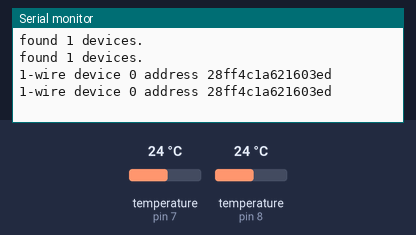
Simulated run of this sketch. Board: Arduino Pro Mini, built with avr-gcc and run on an emulated ATmega328P. Parts: the last lines printed to the serial monitor. Inputs (shaded band) come from the test bench; at power-on: temperature (sensors on pin 7, pin 8) 24 °C. Random numbers use the default seed unless the sketch sets one; no radio packets arrive unless stated.

Above: at 1.2 s.
1.3 s: temperature (sensor on pin 7) set to 12 °C
At 3.0 s:
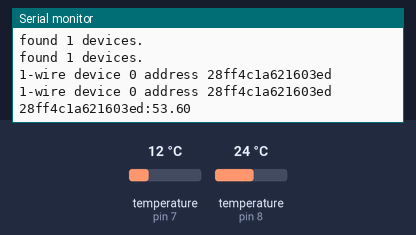
14.6 s: temperature (sensor on pin 8) set to 19 °C
At 21.4 s:
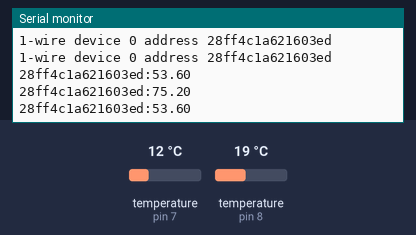
27.9 s: temperature (sensor on pin 7) set to 28 °C
At 27.9 s:
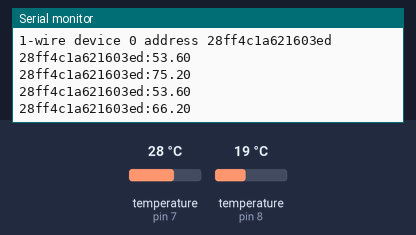
41.2 s: temperature (sensor on pin 8) set to 33 °C
At 47.4 s:
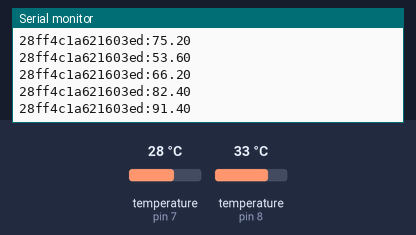
Timing chart, 0 to 48.9 s (numbered marks = the images above; inputs shaded):
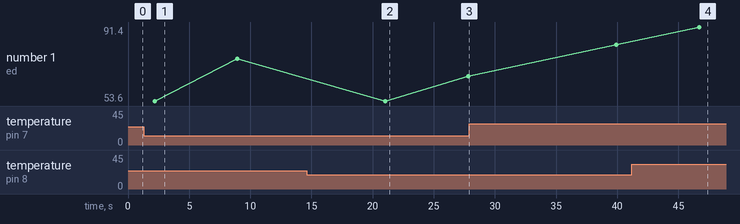

Measured:
- after the input at 1.3 s, the serial monitor: prints a new line after 0.88 s (image 1)
- after the input at 41.2 s, the serial monitor: prints a new line after 5.5 s (image 4)
- plotted number 1: 75.2 → 66.2 after the input at 14.6 s, 66.2 → 82.4 after the input at 27.9 s, 82.4 → 91.4 after the input at 41.2 s

The sketch:

rf24remotetemp.ino
```cpp
/*
RF24 Remote Temperature Node for Arduino Pro Mini + NRF24
Daniel Epperson, 2014
*/

#include "nRF24L01.h"
#include "RF24.h"
#include "printf.h"

#include <SPI.h>
#include <Narcoleptic.h>
#include <OneWire.h>
#include <DallasTemperature.h>

// this gets transmitted
typedef struct {
  int addr;
  float temp;
} Reading;

// 1-wire busses on arduino D7 and D8
#define ONE_WIRE_BUS_A 7
#define ONE_WIRE_BUS_B 8
#define TEMPERATURE_PRECISION 9

// Setup two oneWire instances
OneWire oneWireA(ONE_WIRE_BUS_A);
OneWire oneWireB(ONE_WIRE_BUS_B);
DallasTemperature sensorsA(&oneWireA);
DallasTemperature sensorsB(&oneWireB);
DeviceAddress onewire_addressesA[10];
DeviceAddress onewire_addressesB[10];
int sensorcountA = 0;
int sensorcountB = 0;

// Hardware configuration: Set up nRF24L01 radio on SPI bus plus pins 9 & 10
// ghpi rf24remote boards have ce and csn reversed so use 10 & 9
RF24 radio(10,9);

byte rf_addresses[][6] = {"1Node","2Node"};

// function to print a device address
String getAddr(DeviceAddress deviceAddress)
{
  String out = "";
  for (uint8_t i = 0; i < 8; i++)
  {
    // zero pad the address if necessary
    if (deviceAddress[i] < 16) out = out + "0";
    out = out + String(deviceAddress[i], HEX);
  }
  return out;
}


// run once at startup
void setup() {

  Serial.begin(57600);
  printf_begin();
  printf("rF24RemoteTemp starting\n\r");

  printf("1-wire A startup ... ");
  sensorsA.begin();
  Serial.print("found ");
  sensorcountA = sensorsA.getDeviceCount();
  Serial.print(sensorcountA, DEC);
  Serial.println(" devices.");

  printf("1-wire B startup ... ");
  sensorsB.begin();
  Serial.print("found ");
  sensorcountB = sensorsB.getDeviceCount();
  Serial.print(sensorcountB, DEC);
  Serial.println(" devices.");

  // find 1-wire A slave addresses
  oneWireA.reset_search();
  for (int devidx = 0; devidx < sensorcountA; devidx++)
  {
    if (!oneWireA.search(onewire_addressesA[devidx]))
    {
      Serial.print("Unable to find address for device ");
      Serial.println(devidx);
    } else {
      Serial.print("1-wire device ");
      Serial.print(devidx);
      Serial.print(" address ");
      Serial.print(getAddr(onewire_addressesA[devidx]));
      Serial.println(" ");
      // configure sensors
      sensorsA.setResolution(onewire_addressesA[devidx], TEMPERATURE_PRECISION);
    }
  }

  // find 1-wire B slave addresses
  oneWireB.reset_search();
  for (int devidx = 0; devidx < sensorcountB; devidx++)
  {
    if (!oneWireB.search(onewire_addressesB[devidx]))
    {
      Serial.print("Unable to find address for device ");
      Serial.println(devidx);
    } else {
      Serial.print("1-wire device ");
      Serial.print(devidx);
      Serial.print(" address ");
      Serial.print(getAddr(onewire_addressesB[devidx]));
      Serial.println(" ");
      // configure sensors
      sensorsA.setResolution(onewire_addressesB[devidx], TEMPERATURE_PRECISION);
    }
  }

  printf("RF24 radio startup ... \n\r");
  radio.begin();                          // Start up the radio
  radio.setAutoAck(1);                    // Ensure autoACK is enabled
  radio.setRetries(15,15);                // Max delay between retries & number of retries
  radio.openWritingPipe(rf_addresses[1]);
  radio.openReadingPipe(1, rf_addresses[0]);
  radio.enableDynamicPayloads();          // TODO: is this necessary?
  radio.setDataRate( RF24_250KBPS ) ;     // hopefully increase range
  radio.powerUp();
  radio.printDetails();                   // Dump the configuration of the rf unit for debugging
}


// main loop
void loop(void){
  if (sensorcountA || sensorcountB)
  {
    // update 1-wire A
    sensorsA.requestTemperatures();
    for (int devidx = 0; devidx < sensorcountA; devidx++)
    {
      String output;
      char outbuf[31];
      char floatbuf[7];

      // wait for the sensor reply
      delay(2000);

      // build the output string as addr:temp.xx
      output = getAddr(onewire_addressesA[devidx]);
      output += ":";
      float tempC = sensorsA.getTempC(onewire_addressesA[devidx]);
      float tempf = DallasTemperature::toFahrenheit(tempC);
      dtostrf(tempf, 3, 2, floatbuf);
      output = output + String(floatbuf);
      Serial.println(output);

      // transmit the data
      output.toCharArray(outbuf, (output.length() + 1));
      radio.write(&outbuf, sizeof(outbuf));

      // sleep a bit
      Narcoleptic.delay(4000);
    }

    // update 1-wire B
    sensorsB.requestTemperatures();
    for (int devidx = 0; devidx < sensorcountB; devidx++)
    {
      String output;
      char outbuf[31];
      char floatbuf[7];

      // wait for the sensor reply
      delay(2000);

      // build the output string as addr:temp.xx
      output = getAddr(onewire_addressesB[devidx]);
      output += ":";
      float tempC = sensorsB.getTempC(onewire_addressesB[devidx]);
      float tempf = DallasTemperature::toFahrenheit(tempC);
      dtostrf(tempf, 3, 2, floatbuf);
      output = output + String(floatbuf);
      Serial.println(output);

      // transmit the data
      output.toCharArray(outbuf, (output.length() + 1));
      radio.write(&outbuf, sizeof(outbuf));

      // sleep a bit
      Narcoleptic.delay(4000);
    }

  } else {
    // no sensors = ping mode (for range testing)
    int num = random(10000);
    String output = "ping" + String(num);
    char outbuf[31];
    char floatbuf[7];
    Serial.println(output);
    output.toCharArray(outbuf, (output.length() + 1));
    radio.write(&outbuf, sizeof(outbuf));
  }

  // sleep a bit more
  Narcoleptic.delay(6000);
}
```
